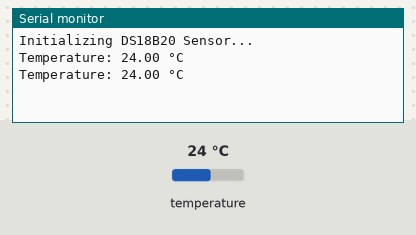
A sketch run on a simulated ESP8266 (NodeMCU). Parts: the last lines printed to the serial monitor. The test bench sets the inputs (shaded band); at power-on: temperature 24 °C.

Above: at 4.3 s.
4.4 s: temperature set to 12 °C
At 6.7 s:
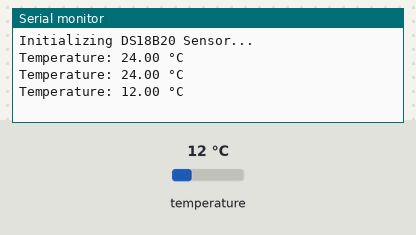
8.1 s: temperature set to 19 °C
At 9.9 s:
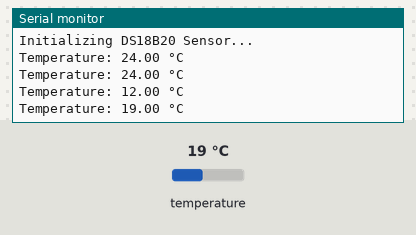
Timing chart, 0 to 11.4 s (numbered marks = the images above; inputs shaded):
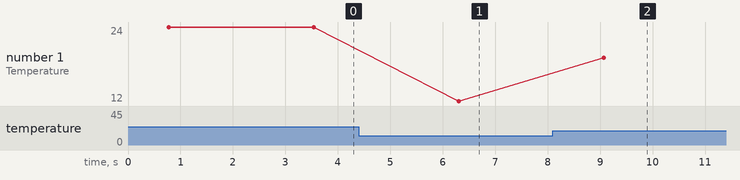

The sketch:

18b20_test.ino
```cpp
#include <OneWire.h>
#include <DallasTemperature.h>

// Pin connected to the DS18B20 data line
#define ONE_WIRE_BUS D2  // GPIO4 on NodeMCU

// Setup oneWire instance to communicate with any OneWire device
OneWire oneWire(ONE_WIRE_BUS);

// Pass oneWire reference to DallasTemperature library
DallasTemperature sensors(&oneWire);

void setup() {
  // Start serial communication for debugging
  Serial.begin(115200);
  Serial.println("Initializing DS18B20 Sensor...");

  // Start the DallasTemperature library
  sensors.begin();
}

void loop() {
  // Request temperature readings
  sensors.requestTemperatures();

  // Fetch and print the temperature in Celsius
  float temperatureC = sensors.getTempCByIndex(0); // Get temperature from the first sensor

  if (temperatureC == DEVICE_DISCONNECTED_C) {
    Serial.println("Error: DS18B20 sensor not found!");
  } else {
    Serial.print("Temperature: ");
    Serial.print(temperatureC);
    Serial.println(" °C");
  }

  // Wait 2 seconds before next reading
  delay(2000);
}
```

Measured:
- after the input at 4.4 s, the serial monitor: prints a new line after 1.9 s (image 1)
- after the input at 8.1 s, the serial monitor: prints a new line after 0.97 s (image 2)
- plotted number 1: 24 → 12 after the input at 4.4 s, 12 → 19 after the input at 8.1 s
